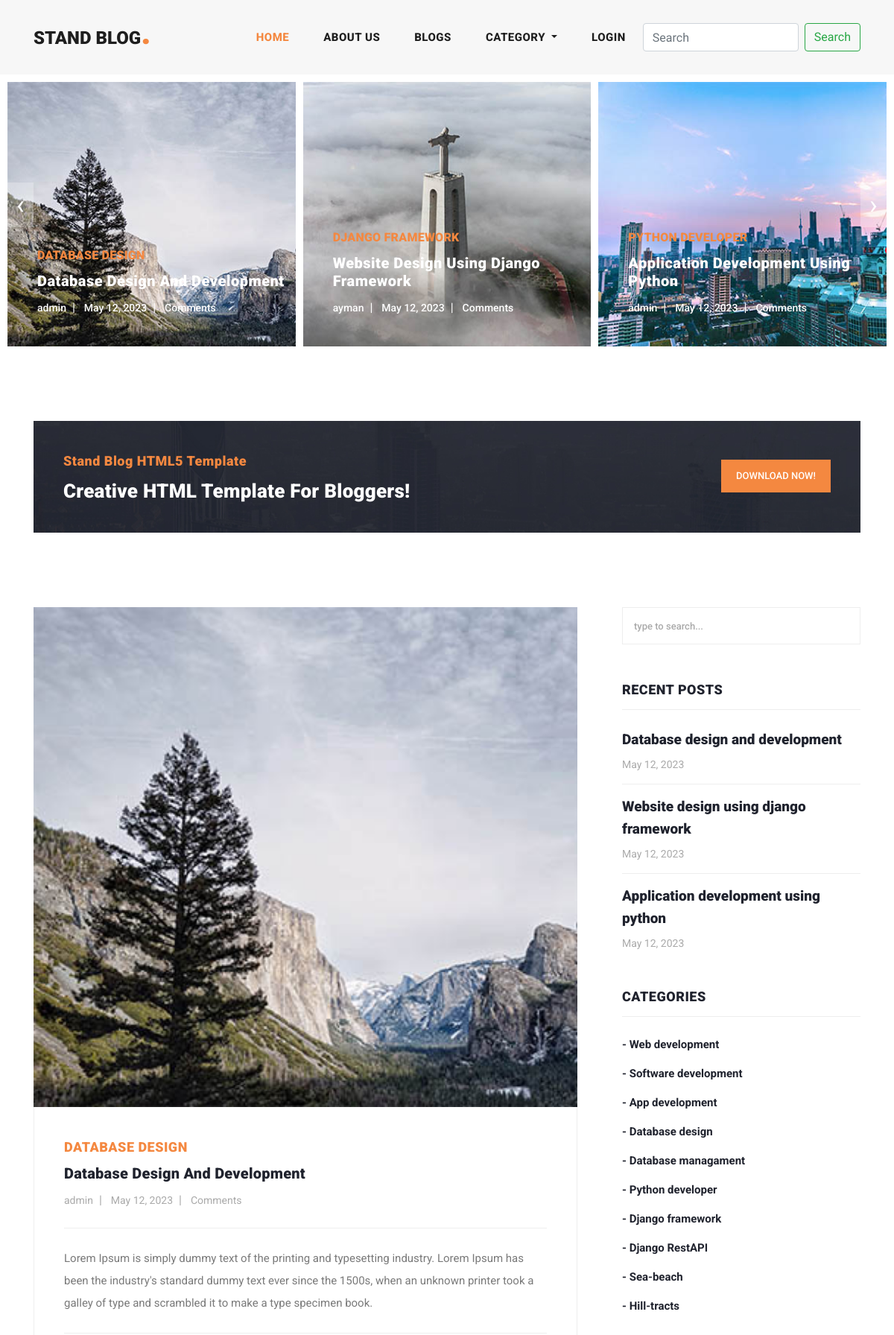
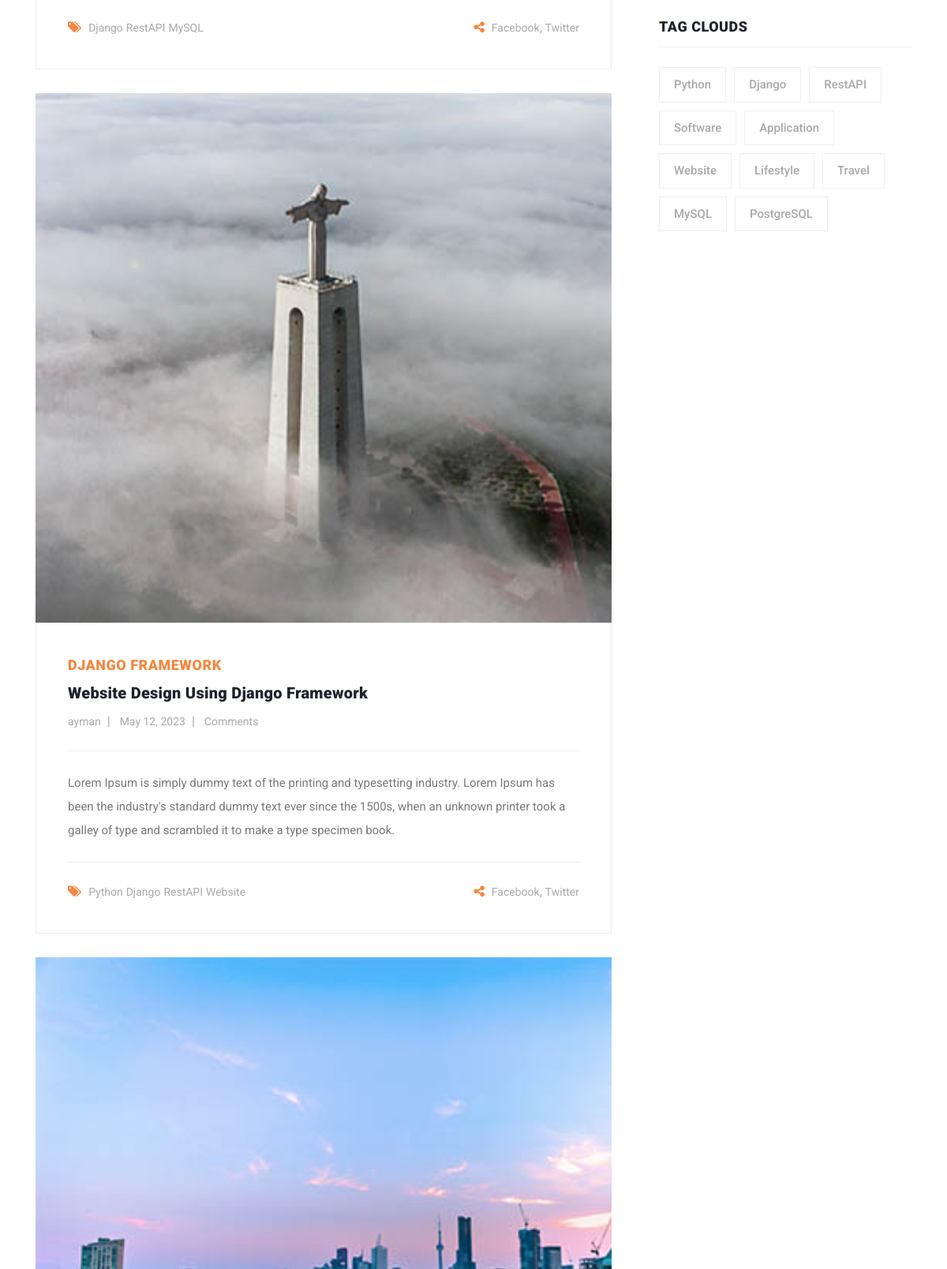
The page / (upper part) on the database its author committed (2 pictures, top to bottom).
### blog/models.py (models this page shows, shortened)
class Blog(models.Model):
    user = models.ForeignKey(User, related_name='user_blogs', on_delete=models.CASCADE)
    category = models.ForeignKey(Category, related_name='category_blogs', on_delete=models.CASCADE)
    tags = models.ManyToManyField(Tag, related_name='tag_blogs', blank=True)
    likes = models.ManyToManyField(User, related_name='user_likes', blank=True)
    title = models.CharField(max_length=250)
    slug = models.SlugField(null=True, blank=True)
    banner = models.ImageField(upload_to='blog_banners')
    description = models.CharField(max_length=1000)
    created_date = models.DateField(auto_now_add=True)

class Category(models.Model):
    title = models.CharField(max_length=150, unique=True)
    slug = models.SlugField(null=True, blank=True)
    created_date = models.DateField(auto_now_add=True)
    def __str__(self):
        return self.title

class Tag(models.Model):
    title = models.CharField(max_length=100)
    slug = models.SlugField(null=True, blank=True)
    created_date = models.DateField(auto_now_add=True)

### account/models.py (models this page shows, shortened)
class User(AbstractUser):
    email = models.EmailField(max_length=150, unique=True, error_messages={
        "unique":"Email must be unique"
    })
    image = models.ImageField(null=True, blank=True, upload_to="user-images")
    REQUIRED_FIELDS = ["email"]
    objects = CustomUserManager()

### blog/views.py (the view)
# urls.py: path('', views.home, name='home'),
def home(request):
    blogs = Blog.objects.order_by('-created_date')
    tags = Tag.objects.order_by('-created_date')
    context = {
        'blogs' : blogs,
        'tags' : tags,
    }
    return render(request, 'home.html', context)

### blog/context_processors.py (called while the page is built)
def get_all_categories(request):
    categories = Category.objects.order_by('-created_date')
    context = {
        'categories' : categories
    }
    return context

def get_all_tags(request):
    tags = Tag.objects.order_by('-created_date')
    context = {
        'tags' : tags
    }
    return context

### templates/home.html (shortened to what this page needs)
{% extends 'base.html' %}
{% load static %}
{% block content %}
{% include 'banner.html' %}
{% include 'download.html' %}
<section class="blog-posts">
    <div class="container">
      <div class="row">
        <div class="col-lg-8">
          <div class="all-blog-posts">
            <div class="row">
              {% for blog in blogs|slice:'3' %}
              <div class="col-lg-12">
                <div class="blog-post">
                  <div class="blog-thumb">
                    <img src="{{blog.banner.url}}" alt="">
                  </div>
                  <div class="down-content">
                    <span>{{blog.category.title}}</span>
                    <a href="post-details.html"><h4>{{blog.title}}</h4></a>
                    <ul class="post-info">
                      <li><a href="#">{{blog.user.username}}</a></li>
                      <li><a href="#">{{blog.created_date}}</a></li>
                      <li><a href="#">{{blog.comment.all.count}} Comments</a></li>
                    </ul>
                    <p>{{blog.description}}</p>
                    <div class="post-options">
                      <div class="row">
                        <div class="col-6">
                          <ul class="post-tags">
                            <li><i class="fa fa-tags"></i></li>
                            {% if blog.tags.all.count > 0 %}
                              {% for tag in blog.tags.all %}
                              <li><a href="#"> {{tag.title}}</a></li>
                              {% endfor %}
                            {% else %}
                              None
                            {% endif %}
                          </ul>
                        </div>
                        <div class="col-6">
                          <ul class="post-share">
                            <li><i class="fa fa-share-alt"></i></li>
                            <li><a href="#">Facebook</a>,</li>
                            <li><a href="#"> Twitter</a></li>
                          </ul>
                        </div>
                      </div>
                    </div>
                  </div>
                </div>
              </div>
              {% endfor %}
            </div>
          </div>
        </div>
        {% include 'sidebar.html' %}
      </div>
    </div>
</section>
{% endblock content %}

### templates/banner.html
    {% load static %}
    <div class="main-banner header-text">
        <div class="container-fluid">
          <div class="owl-banner owl-carousel">
            {% for blog in blogs %}
            <div class="item">
              <img src="{{blog.banner.url}}" alt="">
              <div class="item-content">
                <div class="main-content">
                  <div class="meta-category">
                    <span>{{blog.category}}</span>
                  </div>
                  <a href="post-details.html"><h4>{{blog.title}}</h4></a>
                  <ul class="post-info">
                    <li><a href="#">{{blog.user.username}}</a></li>
                    <li><a href="#">{{blog.created_date}}</a></li>
                    <li><a href="#">{{blog.comment.all.count}} Comments</a></li>
                  </ul>
                </div>
              </div>
            </div>
            {% endfor %}
        </div>
      </div>

### templates/sidebar.html (shortened to what this page needs)
<div class="col-lg-4">
    <div class="sidebar">
      <div class="row">
        <div class="col-lg-12">
          <div class="sidebar-item search">
            <form id="search_form" name="gs" method="GET" action="{% url 'blog_search' %}">
              <input type="text" name="search" class="searchText" placeholder="type to search..." autocomplete="on">
            </form>
          </div>
        </div>
        <div class="col-lg-12">
          <div class="sidebar-item recent-posts">
            <div class="sidebar-heading">
              <h2>Recent Posts</h2>
            </div>
            <div class="content">
              <ul>
                {% for blog in blogs|slice:'3' %}
                <li><a href="{% url 'blog_details' blog.slug %}">
                  <h5>{{blog.title}}</h5>
                  <span>{{blog.created_date}}</span>
                </a></li>
                {% endfor %}
              </ul>
            </div>
          </div>
        </div>
        <div class="col-lg-12">
          <div class="sidebar-item categories">
            <div class="sidebar-heading">
              <h2>Categories</h2>
            </div>
            <div class="content">
              <ul>
                {% for category in categories %}
                  <li><a href="{% url 'category_blogs' category.slug %}">- {{category.title}}</a></li>
                {% endfor %}
              </ul>
            </div>
          </div>
        </div>
        <div class="col-lg-12">
          <div class="sidebar-item tags">
            <div class="sidebar-heading">
              <h2>Tag Clouds</h2>
            </div>
            <div class="content">
              <ul>
                {% for tag in tags %}
                  <li><a href="{% url 'tag_blogs' tag.slug %}">{{tag.title}}</a></li>
                {% endfor %}
              </ul>
            </div>
          </div>
        </div>
      </div>
    </div>
</div>

### assets/css/main.css (style rules this page uses)
input, textarea { text-transform: none !important; }

### rows shown on the page
Blog: banner (picture), category "DATABASE DESIGN", title "Database Design And Development", user.username "admin", created_date "May 12, 2023", description "Lorem Ipsum is simply dummy text of the printing and typesetting industry. Lorem Ipsum has been the industry's standard dummy text ever since the 1500s, when an unknown printer took a galley of type and scrambled it to make a type specimen book.", title "Database design and development"
Blog: banner (picture), category "DJANGO FRAMEWORK", title "Website Design Using Django Framework", user.username "ayman", created_date "May 12, 2023", description "Lorem Ipsum is simply dummy text of the printing and typesetting industry. Lorem Ipsum has been the industry's standard dummy text ever since the 1500s, when an unknown printer took a galley of type and scrambled it to make a type specimen book.", title "Website design using django framework"
Blog: banner (picture), category "PYTHON DEVELOPER", title "Application Development Using Python", user.username "admin", created_date "May 12, 2023", title "Application development using python"
Tag: title "Django"
Tag: title "RestAPI"
Tag: title "MySQL"
Tag: title "Python"
Tag: title "Website"
Category: title "Web development"
Category: title "Software development"
Category: title "App development"
Category: title "Database design"
Category: title "Database managament"
Category: title "Python developer"
Category: title "Django framework"
Category: title "Django RestAPI"
Category: title "Sea-beach"
Category: title "Hill-tracts"
Tag: title "Software"
Tag: title "Application"
Tag: title "Lifestyle"
Tag: title "Travel"
Tag: title "PostgreSQL"
